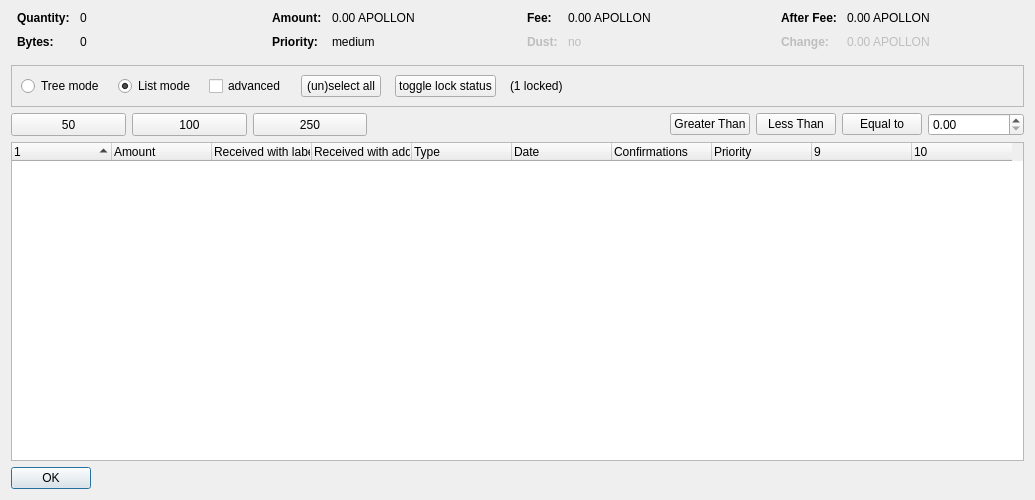
<?xml version="1.0" encoding="UTF-8"?>
<ui version="4.0">
 <class>CoinControlDialog</class>
 <widget class="QDialog" name="CoinControlDialog">
  <property name="geometry">
   <rect>
    <x>0</x>
    <y>0</y>
    <width>1035</width>
    <height>500</height>
   </rect>
  </property>
  <property name="windowTitle">
   <string>Coin Selection</string>
  </property>
  <layout class="QVBoxLayout" name="verticalLayout">
   <item>
    <layout class="QHBoxLayout" name="horizontalLayoutTop" stretch="0,0,0,0">
     <property name="topMargin">
      <number>0</number>
     </property>
     <property name="bottomMargin">
      <number>10</number>
     </property>
     <item>
      <layout class="QFormLayout" name="formLayoutCoinControl1">
       <property name="horizontalSpacing">
        <number>10</number>
       </property>
       <property name="verticalSpacing">
        <number>10</number>
       </property>
       <property name="leftMargin">
        <number>6</number>
       </property>
       <property name="rightMargin">
        <number>6</number>
       </property>
       <item row="0" column="0">
        <widget class="QLabel" name="labelCoinControlQuantityText">
         <property name="font">
          <font>
           <weight>75</weight>
           <bold>true</bold>
          </font>
         </property>
         <property name="text">
          <string>Quantity:</string>
         </property>
        </widget>
       </item>
       <item row="0" column="1">
        <widget class="QLabel" name="labelCoinControlQuantity">
         <property name="cursor">
          <cursorShape>IBeamCursor</cursorShape>
         </property>
         <property name="contextMenuPolicy">
          <enum>Qt::ActionsContextMenu</enum>
         </property>
         <property name="text">
          <string notr="true">0</string>
         </property>
         <property name="textInteractionFlags">
          <set>Qt::LinksAccessibleByMouse|Qt::TextSelectableByKeyboard|Qt::TextSelectableByMouse</set>
         </property>
        </widget>
       </item>
       <item row="1" column="0">
        <widget class="QLabel" name="labelCoinControlBytesText">
         <property name="font">
          <font>
           <weight>75</weight>
           <bold>true</bold>
          </font>
         </property>
         <property name="text">
          <string>Bytes:</string>
         </property>
        </widget>
       </item>
       <item row="1" column="1">
        <widget class="QLabel" name="labelCoinControlBytes">
         <property name="cursor">
          <cursorShape>IBeamCursor</cursorShape>
         </property>
         <property name="contextMenuPolicy">
          <enum>Qt::ActionsContextMenu</enum>
         </property>
         <property name="text">
          <string notr="true">0</string>
         </property>
         <property name="textInteractionFlags">
          <set>Qt::LinksAccessibleByMouse|Qt::TextSelectableByKeyboard|Qt::TextSelectableByMouse</set>
         </property>
        </widget>
       </item>
      </layout>
     </item>
     <item>
      <layout class="QFormLayout" name="formLayoutCoinControl2">
       <property name="horizontalSpacing">
        <number>10</number>
       </property>
       <property name="verticalSpacing">
        <number>10</number>
       </property>
       <property name="leftMargin">
        <number>6</number>
       </property>
       <property name="rightMargin">
        <number>6</number>
       </property>
       <item row="0" column="0">
        <widget class="QLabel" name="labelCoinControlAmountText">
         <property name="font">
          <font>
           <weight>75</weight>
           <bold>true</bold>
          </font>
         </property>
         <property name="text">
          <string>Amount:</string>
         </property>
        </widget>
       </item>
       <item row="0" column="1">
        <widget class="QLabel" name="labelCoinControlAmount">
         <property name="cursor">
          <cursorShape>IBeamCursor</cursorShape>
         </property>
         <property name="contextMenuPolicy">
          <enum>Qt::ActionsContextMenu</enum>
         </property>
         <property name="text">
          <string notr="true">0.00 APOLLON</string>
         </property>
         <property name="textInteractionFlags">
          <set>Qt::LinksAccessibleByMouse|Qt::TextSelectableByKeyboard|Qt::TextSelectableByMouse</set>
         </property>
        </widget>
       </item>
       <item row="1" column="0">
        <widget class="QLabel" name="labelCoinControlPriorityText">
         <property name="font">
          <font>
           <weight>75</weight>
           <bold>true</bold>
          </font>
         </property>
         <property name="text">
          <string>Priority:</string>
         </property>
        </widget>
       </item>
       <item row="1" column="1">
        <widget class="QLabel" name="labelCoinControlPriority">
         <property name="cursor">
          <cursorShape>IBeamCursor</cursorShape>
         </property>
         <property name="contextMenuPolicy">
          <enum>Qt::ActionsContextMenu</enum>
         </property>
         <property name="text">
          <string>medium</string>
         </property>
         <property name="textInteractionFlags">
          <set>Qt::LinksAccessibleByMouse|Qt::TextSelectableByKeyboard|Qt::TextSelectableByMouse</set>
         </property>
        </widget>
       </item>
      </layout>
     </item>
     <item>
      <layout class="QFormLayout" name="formLayoutCoinControl3">
       <property name="horizontalSpacing">
        <number>10</number>
       </property>
       <property name="verticalSpacing">
        <number>10</number>
       </property>
       <property name="leftMargin">
        <number>6</number>
       </property>
       <property name="rightMargin">
        <number>6</number>
       </property>
       <item row="0" column="0">
        <widget class="QLabel" name="labelCoinControlFeeText">
         <property name="font">
          <font>
           <weight>75</weight>
           <bold>true</bold>
          </font>
         </property>
         <property name="text">
          <string>Fee:</string>
         </property>
        </widget>
       </item>
       <item row="0" column="1">
        <widget class="QLabel" name="labelCoinControlFee">
         <property name="cursor">
          <cursorShape>IBeamCursor</cursorShape>
         </property>
         <property name="contextMenuPolicy">
          <enum>Qt::ActionsContextMenu</enum>
         </property>
         <property name="text">
          <string notr="true">0.00 APOLLON</string>
         </property>
         <property name="textInteractionFlags">
          <set>Qt::LinksAccessibleByMouse|Qt::TextSelectableByKeyboard|Qt::TextSelectableByMouse</set>
         </property>
        </widget>
       </item>
       <item row="1" column="0">
        <widget class="QLabel" name="labelCoinControlLowOutputText">
         <property name="enabled">
          <bool>false</bool>
         </property>
         <property name="font">
          <font>
           <weight>75</weight>
           <bold>true</bold>
          </font>
         </property>
         <property name="text">
          <string>Dust:</string>
         </property>
        </widget>
       </item>
       <item row="1" column="1">
        <widget class="QLabel" name="labelCoinControlLowOutput">
         <property name="enabled">
          <bool>false</bool>
         </property>
         <property name="cursor">
          <cursorShape>IBeamCursor</cursorShape>
         </property>
         <property name="contextMenuPolicy">
          <enum>Qt::ActionsContextMenu</enum>
         </property>
         <property name="text">
          <string>no</string>
         </property>
         <property name="textInteractionFlags">
          <set>Qt::LinksAccessibleByMouse|Qt::TextSelectableByKeyboard|Qt::TextSelectableByMouse</set>
         </property>
        </widget>
       </item>
      </layout>
     </item>
     <item>
      <layout class="QFormLayout" name="formLayoutCoinControl4">
       <property name="horizontalSpacing">
        <number>10</number>
       </property>
       <property name="verticalSpacing">
        <number>10</number>
       </property>
       <property name="leftMargin">
        <number>6</number>
       </property>
       <property name="rightMargin">
        <number>6</number>
       </property>
       <item row="0" column="0">
        <widget class="QLabel" name="labelCoinControlAfterFeeText">
         <property name="font">
          <font>
           <weight>75</weight>
           <bold>true</bold>
          </font>
         </property>
         <property name="text">
          <string>After Fee:</string>
         </property>
        </widget>
       </item>
       <item row="0" column="1">
        <widget class="QLabel" name="labelCoinControlAfterFee">
         <property name="cursor">
          <cursorShape>IBeamCursor</cursorShape>
         </property>
         <property name="contextMenuPolicy">
          <enum>Qt::ActionsContextMenu</enum>
         </property>
         <property name="text">
          <string notr="true">0.00 APOLLON</string>
         </property>
         <property name="textInteractionFlags">
          <set>Qt::LinksAccessibleByMouse|Qt::TextSelectableByKeyboard|Qt::TextSelectableByMouse</set>
         </property>
        </widget>
       </item>
       <item row="1" column="0">
        <widget class="QLabel" name="labelCoinControlChangeText">
         <property name="enabled">
          <bool>false</bool>
         </property>
         <property name="font">
          <font>
           <weight>75</weight>
           <bold>true</bold>
          </font>
         </property>
         <property name="text">
          <string>Change:</string>
         </property>
        </widget>
       </item>
       <item row="1" column="1">
        <widget class="QLabel" name="labelCoinControlChange">
         <property name="enabled">
          <bool>false</bool>
         </property>
         <property name="cursor">
          <cursorShape>IBeamCursor</cursorShape>
         </property>
         <property name="contextMenuPolicy">
          <enum>Qt::ActionsContextMenu</enum>
         </property>
         <property name="text">
          <string notr="true">0.00 APOLLON</string>
         </property>
         <property name="textInteractionFlags">
          <set>Qt::LinksAccessibleByMouse|Qt::TextSelectableByKeyboard|Qt::TextSelectableByMouse</set>
         </property>
        </widget>
       </item>
      </layout>
     </item>
    </layout>
   </item>
   <item>
    <widget class="QFrame" name="frame">
     <property name="minimumSize">
      <size>
       <width>0</width>
       <height>40</height>
      </size>
     </property>
     <property name="frameShape">
      <enum>QFrame::StyledPanel</enum>
     </property>
     <property name="frameShadow">
      <enum>QFrame::Sunken</enum>
     </property>
     <layout class="QHBoxLayout" name="horizontalLayout">
      <item>
       <layout class="QHBoxLayout" name="horizontalLayoutPanel" stretch="0,0,0,0,0,0,0">
        <property name="spacing">
         <number>14</number>
        </property>
        <item>
         <widget class="QRadioButton" name="radioTreeMode">
          <property name="sizePolicy">
           <sizepolicy hsizetype="Maximum" vsizetype="Fixed">
            <horstretch>0</horstretch>
            <verstretch>0</verstretch>
           </sizepolicy>
          </property>
          <property name="text">
           <string>Tree mode</string>
          </property>
         </widget>
        </item>
        <item>
         <widget class="QRadioButton" name="radioListMode">
          <property name="sizePolicy">
           <sizepolicy hsizetype="Maximum" vsizetype="Fixed">
            <horstretch>0</horstretch>
            <verstretch>0</verstretch>
           </sizepolicy>
          </property>
          <property name="text">
           <string>List mode</string>
          </property>
          <property name="checked">
           <bool>true</bool>
          </property>
         </widget>
        </item>
        <item>
         <widget class="QCheckBox" name="advanced">
          <property name="minimumSize">
           <size>
            <width>70</width>
            <height>17</height>
           </size>
          </property>
          <property name="text">
           <string>advanced</string>
          </property>
         </widget>
        </item>
        <item>
         <widget class="QPushButton" name="pushButtonSelectAll">
          <property name="sizePolicy">
           <sizepolicy hsizetype="Maximum" vsizetype="Fixed">
            <horstretch>0</horstretch>
            <verstretch>0</verstretch>
           </sizepolicy>
          </property>
          <property name="text">
           <string>(un)select all</string>
          </property>
          <property name="autoDefault">
           <bool>false</bool>
          </property>
         </widget>
        </item>
        <item>
         <widget class="QPushButton" name="pushButtonToggleLock">
          <property name="sizePolicy">
           <sizepolicy hsizetype="Maximum" vsizetype="Fixed">
            <horstretch>0</horstretch>
            <verstretch>0</verstretch>
           </sizepolicy>
          </property>
          <property name="text">
           <string>toggle lock status</string>
          </property>
          <property name="autoDefault">
           <bool>false</bool>
          </property>
         </widget>
        </item>
        <item>
         <widget class="QLabel" name="labelLocked">
          <property name="text">
           <string>(1 locked)</string>
          </property>
         </widget>
        </item>
        <item>
         <spacer name="horizontalSpacer">
          <property name="orientation">
           <enum>Qt::Horizontal</enum>
          </property>
          <property name="sizeHint" stdset="0">
           <size>
            <width>40</width>
            <height>20</height>
           </size>
          </property>
         </spacer>
        </item>
       </layout>
      </item>
     </layout>
    </widget>
   </item>
   <item>
    <layout class="QHBoxLayout" name="horizontalLayout_3">
     <item>
      <widget class="QPushButton" name="select_50">
       <property name="minimumSize">
        <size>
         <width>115</width>
         <height>23</height>
        </size>
       </property>
       <property name="text">
        <string>50</string>
       </property>
      </widget>
     </item>
     <item>
      <widget class="QPushButton" name="select_100">
       <property name="minimumSize">
        <size>
         <width>115</width>
         <height>23</height>
        </size>
       </property>
       <property name="text">
        <string>100</string>
       </property>
      </widget>
     </item>
     <item>
      <widget class="QPushButton" name="select_250">
       <property name="minimumSize">
        <size>
         <width>114</width>
         <height>23</height>
        </size>
       </property>
       <property name="text">
        <string>250</string>
       </property>
      </widget>
     </item>
     <item>
      <spacer name="horizontalSpacer_2">
       <property name="orientation">
        <enum>Qt::Horizontal</enum>
       </property>
       <property name="sizeHint" stdset="0">
        <size>
         <width>40</width>
         <height>20</height>
        </size>
       </property>
      </spacer>
     </item>
     <item>
      <widget class="QPushButton" name="GreaterThan">
       <property name="text">
        <string>Greater Than</string>
       </property>
      </widget>
     </item>
     <item>
      <widget class="QPushButton" name="LessThan">
       <property name="text">
        <string>Less Than</string>
       </property>
      </widget>
     </item>
     <item>
      <widget class="QPushButton" name="EqualTo">
       <property name="text">
        <string>Equal to</string>
       </property>
      </widget>
     </item>
     <item>
      <widget class="QDoubleSpinBox" name="num_box">
       <property name="minimumSize">
        <size>
         <width>96</width>
         <height>20</height>
        </size>
       </property>
      </widget>
     </item>
    </layout>
   </item>
   <item>
    <layout class="QVBoxLayout" name="verticalLayout_2"/>
   </item>
   <item>
    <layout class="QHBoxLayout" name="horizontalLayout_2"/>
   </item>
   <item>
    <widget class="CoinControlTreeWidget" name="treeWidget">
     <property name="contextMenuPolicy">
      <enum>Qt::CustomContextMenu</enum>
     </property>
     <property name="sortingEnabled">
      <bool>false</bool>
     </property>
     <property name="columnCount">
      <number>10</number>
     </property>
     <attribute name="headerShowSortIndicator" stdset="0">
      <bool>true</bool>
     </attribute>
     <attribute name="headerStretchLastSection">
      <bool>false</bool>
     </attribute>
     <column>
      <property name="text">
       <string/>
      </property>
     </column>
     <column>
      <property name="text">
       <string>Amount</string>
      </property>
     </column>
     <column>
      <property name="text">
       <string>Received with label</string>
      </property>
     </column>
     <column>
      <property name="text">
       <string>Received with address</string>
      </property>
     </column>
     <column>
      <property name="text">
       <string>Type</string>
      </property>
     </column>
     <column>
      <property name="text">
       <string>Date</string>
      </property>
     </column>
     <column>
      <property name="text">
       <string>Confirmations</string>
      </property>
      <property name="toolTip">
       <string>Confirmed</string>
      </property>
     </column>
     <column>
      <property name="text">
       <string>Priority</string>
      </property>
     </column>
     <column>
      <property name="text">
       <string/>
      </property>
     </column>
     <column>
      <property name="text">
       <string/>
      </property>
     </column>
    </widget>
   </item>
   <item>
    <widget class="QDialogButtonBox" name="buttonBox">
     <property name="sizePolicy">
      <sizepolicy hsizetype="Maximum" vsizetype="Fixed">
       <horstretch>0</horstretch>
       <verstretch>0</verstretch>
      </sizepolicy>
     </property>
     <property name="orientation">
      <enum>Qt::Horizontal</enum>
     </property>
     <property name="standardButtons">
      <set>QDialogButtonBox::Ok</set>
     </property>
    </widget>
   </item>
  </layout>
 </widget>
 <customwidgets>
  <customwidget>
   <class>CoinControlTreeWidget</class>
   <extends>QTreeWidget</extends>
   <header>coincontroltreewidget.h</header>
  </customwidget>
 </customwidgets>
 <resources/>
 <connections/>
</ui>
